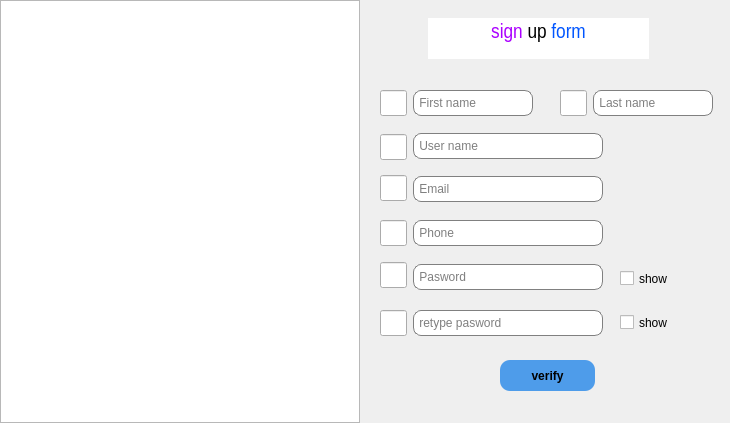
<?xml version="1.0" encoding="UTF-8"?>
<ui version="4.0">
 <class>main_singup</class>
 <widget class="QMainWindow" name="main_singup">
  <property name="geometry">
   <rect>
    <x>0</x>
    <y>0</y>
    <width>730</width>
    <height>423</height>
   </rect>
  </property>
  <property name="minimumSize">
   <size>
    <width>730</width>
    <height>423</height>
   </size>
  </property>
  <property name="maximumSize">
   <size>
    <width>730</width>
    <height>423</height>
   </size>
  </property>
  <property name="windowTitle">
   <string>sign up</string>
  </property>
  <property name="windowIcon">
   <iconset resource="aks.qrc">
    <normaloff>:/photo/image/customer community.png</normaloff>:/photo/image/customer community.png</iconset>
  </property>
  <property name="styleSheet">
   <string notr="true">background-color: rgb(255, 255, 255);
QLineEdit{
border:1px solid gray;
border-radius:8px;
}
QLineEdit:focus{
border:1px solid #03dac6;
}</string>
  </property>
  <widget class="QWidget" name="centralwidget">
   <widget class="QTextEdit" name="textEdit">
    <property name="geometry">
     <rect>
      <x>0</x>
      <y>0</y>
      <width>360</width>
      <height>423</height>
     </rect>
    </property>
    <property name="styleSheet">
     <string notr="true">border-image: url(:/photo/image/customer community.png);</string>
    </property>
    <property name="readOnly">
     <bool>true</bool>
    </property>
   </widget>
   <widget class="QLineEdit" name="lineEdit">
    <property name="geometry">
     <rect>
      <x>380</x>
      <y>90</y>
      <width>27</width>
      <height>26</height>
     </rect>
    </property>
    <property name="styleSheet">
     <string notr="true">border-image: url(:/photo/image/Screenshot (12).png);</string>
    </property>
    <property name="readOnly">
     <bool>true</bool>
    </property>
   </widget>
   <widget class="QLineEdit" name="firstname">
    <property name="geometry">
     <rect>
      <x>413</x>
      <y>90</y>
      <width>120</width>
      <height>26</height>
     </rect>
    </property>
    <property name="toolTip">
     <string>&lt;html&gt;&lt;head/&gt;&lt;body&gt;&lt;p&gt;First name&lt;/p&gt;&lt;p&gt;&lt;br/&gt;&lt;/p&gt;&lt;/body&gt;&lt;/html&gt;</string>
    </property>
    <property name="statusTip">
     <string/>
    </property>
    <property name="styleSheet">
     <string notr="true">QLineEdit{
border:1px solid gray;
border-radius:8px;
}
QLineEdit:focus{
border:1px solid #03dac6;
}</string>
    </property>
    <property name="placeholderText">
     <string> First name</string>
    </property>
   </widget>
   <widget class="QLineEdit" name="lineEdit_3">
    <property name="geometry">
     <rect>
      <x>560</x>
      <y>90</y>
      <width>27</width>
      <height>26</height>
     </rect>
    </property>
    <property name="styleSheet">
     <string notr="true">border-image: url(:/photo/image/Screenshot (12).png);</string>
    </property>
    <property name="readOnly">
     <bool>true</bool>
    </property>
   </widget>
   <widget class="QLineEdit" name="lastname">
    <property name="geometry">
     <rect>
      <x>593</x>
      <y>90</y>
      <width>120</width>
      <height>26</height>
     </rect>
    </property>
    <property name="toolTip">
     <string>&lt;html&gt;&lt;head/&gt;&lt;body&gt;&lt;p&gt;Last name&lt;/p&gt;&lt;p&gt;&lt;br/&gt;&lt;/p&gt;&lt;/body&gt;&lt;/html&gt;</string>
    </property>
    <property name="accessibleName">
     <string/>
    </property>
    <property name="styleSheet">
     <string notr="true">QLineEdit{
border:1px solid gray;
border-radius:8px;
}
QLineEdit:focus{
border:1px solid #03dac6;
}</string>
    </property>
    <property name="text">
     <string/>
    </property>
    <property name="placeholderText">
     <string> Last name</string>
    </property>
   </widget>
   <widget class="QLineEdit" name="lineEdit_2">
    <property name="geometry">
     <rect>
      <x>380</x>
      <y>220</y>
      <width>27</width>
      <height>26</height>
     </rect>
    </property>
    <property name="styleSheet">
     <string notr="true">border-image: url(:/photo/image/Screenshot (22).png);</string>
    </property>
    <property name="readOnly">
     <bool>true</bool>
    </property>
   </widget>
   <widget class="QLineEdit" name="phone">
    <property name="geometry">
     <rect>
      <x>413</x>
      <y>220</y>
      <width>190</width>
      <height>26</height>
     </rect>
    </property>
    <property name="toolTip">
     <string>&lt;html&gt;&lt;head/&gt;&lt;body&gt;&lt;p&gt;Phone&lt;/p&gt;&lt;/body&gt;&lt;/html&gt;</string>
    </property>
    <property name="statusTip">
     <string/>
    </property>
    <property name="styleSheet">
     <string notr="true">QLineEdit{
border:1px solid gray;
border-radius:8px;
}
QLineEdit:focus{
border:1px solid #03dac6;
}</string>
    </property>
    <property name="placeholderText">
     <string> Phone</string>
    </property>
   </widget>
   <widget class="QLineEdit" name="lineEdit_4">
    <property name="geometry">
     <rect>
      <x>380</x>
      <y>175</y>
      <width>27</width>
      <height>26</height>
     </rect>
    </property>
    <property name="styleSheet">
     <string notr="true">border-image: url(:/photo/image/Screenshot (23).png);</string>
    </property>
    <property name="readOnly">
     <bool>true</bool>
    </property>
   </widget>
   <widget class="QLineEdit" name="Email">
    <property name="geometry">
     <rect>
      <x>413</x>
      <y>176</y>
      <width>190</width>
      <height>26</height>
     </rect>
    </property>
    <property name="toolTip">
     <string>&lt;html&gt;&lt;head/&gt;&lt;body&gt;&lt;p&gt; Email&lt;/p&gt;&lt;/body&gt;&lt;/html&gt;</string>
    </property>
    <property name="statusTip">
     <string/>
    </property>
    <property name="styleSheet">
     <string notr="true">QLineEdit{
border:1px solid gray;
border-radius:8px;
}
QLineEdit:focus{
border:1px solid #03dac6;
}</string>
    </property>
    <property name="placeholderText">
     <string> Email</string>
    </property>
   </widget>
   <widget class="QLineEdit" name="username">
    <property name="geometry">
     <rect>
      <x>413</x>
      <y>133</y>
      <width>190</width>
      <height>26</height>
     </rect>
    </property>
    <property name="toolTip">
     <string>&lt;html&gt;&lt;head/&gt;&lt;body&gt;&lt;p&gt;User name&lt;/p&gt;&lt;/body&gt;&lt;/html&gt;</string>
    </property>
    <property name="statusTip">
     <string/>
    </property>
    <property name="styleSheet">
     <string notr="true">QLineEdit{
border:1px solid gray;
border-radius:8px;
}
QLineEdit:focus{
border:1px solid #03dac6;
}</string>
    </property>
    <property name="placeholderText">
     <string> User name</string>
    </property>
   </widget>
   <widget class="QLineEdit" name="lineEdit_7">
    <property name="geometry">
     <rect>
      <x>380</x>
      <y>134</y>
      <width>27</width>
      <height>26</height>
     </rect>
    </property>
    <property name="styleSheet">
     <string notr="true">border-image: url(:/photo/image/Screenshot (12).png);</string>
    </property>
    <property name="readOnly">
     <bool>true</bool>
    </property>
   </widget>
   <widget class="QLineEdit" name="lineEdit_5">
    <property name="geometry">
     <rect>
      <x>380</x>
      <y>262</y>
      <width>27</width>
      <height>26</height>
     </rect>
    </property>
    <property name="styleSheet">
     <string notr="true">border-image: url(:/photo/image/Screenshot (27).png);</string>
    </property>
    <property name="readOnly">
     <bool>true</bool>
    </property>
   </widget>
   <widget class="QLineEdit" name="pasword">
    <property name="geometry">
     <rect>
      <x>413</x>
      <y>264</y>
      <width>190</width>
      <height>26</height>
     </rect>
    </property>
    <property name="toolTip">
     <string>&lt;html&gt;&lt;head/&gt;&lt;body&gt;&lt;p&gt; Pasword&lt;/p&gt;&lt;/body&gt;&lt;/html&gt;</string>
    </property>
    <property name="statusTip">
     <string/>
    </property>
    <property name="styleSheet">
     <string notr="true">QLineEdit{
border:1px solid gray;
border-radius:8px;
}
QLineEdit:focus{
border:1px solid #03dac6;
}</string>
    </property>
    <property name="echoMode">
     <enum>QLineEdit::Password</enum>
    </property>
    <property name="placeholderText">
     <string> Pasword</string>
    </property>
   </widget>
   <widget class="QLineEdit" name="lineEdit_6">
    <property name="geometry">
     <rect>
      <x>380</x>
      <y>310</y>
      <width>27</width>
      <height>26</height>
     </rect>
    </property>
    <property name="styleSheet">
     <string notr="true">border-image: url(:/photo/image/Screenshot (27).png);</string>
    </property>
    <property name="readOnly">
     <bool>true</bool>
    </property>
   </widget>
   <widget class="QLineEdit" name="repasword">
    <property name="geometry">
     <rect>
      <x>413</x>
      <y>310</y>
      <width>190</width>
      <height>26</height>
     </rect>
    </property>
    <property name="font">
     <font>
      <pointsize>9</pointsize>
      <bold>false</bold>
     </font>
    </property>
    <property name="toolTip">
     <string>&lt;html&gt;&lt;head/&gt;&lt;body&gt;&lt;p&gt;pasword&lt;/p&gt;&lt;/body&gt;&lt;/html&gt;</string>
    </property>
    <property name="statusTip">
     <string/>
    </property>
    <property name="styleSheet">
     <string notr="true">QLineEdit{
border:1px solid gray;
border-radius:8px;
}
QLineEdit:focus{
border:1px solid #03dac6;
}</string>
    </property>
    <property name="echoMode">
     <enum>QLineEdit::Password</enum>
    </property>
    <property name="placeholderText">
     <string> retype pasword</string>
    </property>
   </widget>
   <widget class="QPushButton" name="verifypb">
    <property name="geometry">
     <rect>
      <x>500</x>
      <y>360</y>
      <width>95</width>
      <height>31</height>
     </rect>
    </property>
    <property name="font">
     <font>
      <pointsize>9</pointsize>
      <bold>true</bold>
     </font>
    </property>
    <property name="styleSheet">
     <string notr="true">background-color: rgb(78, 156, 234);
border-radius:10px;</string>
    </property>
    <property name="text">
     <string>verify</string>
    </property>
   </widget>
   <widget class="QTextEdit" name="textEdit_2">
    <property name="geometry">
     <rect>
      <x>428</x>
      <y>18</y>
      <width>221</width>
      <height>41</height>
     </rect>
    </property>
    <property name="font">
     <font>
      <family>Arial Narrow</family>
      <pointsize>10</pointsize>
     </font>
    </property>
    <property name="frameShape">
     <enum>QFrame::NoFrame</enum>
    </property>
    <property name="readOnly">
     <bool>true</bool>
    </property>
    <property name="html">
     <string>&lt;!DOCTYPE HTML PUBLIC &quot;-//W3C//DTD HTML 4.0//EN&quot; &quot;http://www.w3.org/TR/REC-html40/strict.dtd&quot;&gt;
&lt;html&gt;&lt;head&gt;&lt;meta name=&quot;qrichtext&quot; content=&quot;1&quot; /&gt;&lt;meta charset=&quot;utf-8&quot; /&gt;&lt;style type=&quot;text/css&quot;&gt;
p, li { white-space: pre-wrap; }
&lt;/style&gt;&lt;/head&gt;&lt;body style=&quot; font-family:'Arial Narrow'; font-size:10pt; font-weight:400; font-style:normal;&quot;&gt;
&lt;p align=&quot;center&quot; style=&quot; margin-top:0px; margin-bottom:0px; margin-left:0px; margin-right:0px; -qt-block-indent:0; text-indent:0px;&quot;&gt;&lt;span style=&quot; font-family:'MS Shell Dlg 2'; font-size:16pt; color:#aa00ff;&quot;&gt;sign&lt;/span&gt;&lt;span style=&quot; font-family:'MS Shell Dlg 2'; font-size:16pt;&quot;&gt; up &lt;/span&gt;&lt;span style=&quot; font-family:'MS Shell Dlg 2'; font-size:16pt; color:#0055ff;&quot;&gt;form&lt;/span&gt;&lt;/p&gt;&lt;/body&gt;&lt;/html&gt;</string>
    </property>
   </widget>
   <widget class="QCheckBox" name="checkBoxp">
    <property name="geometry">
     <rect>
      <x>620</x>
      <y>270</y>
      <width>70</width>
      <height>17</height>
     </rect>
    </property>
    <property name="font">
     <font>
      <pointsize>9</pointsize>
     </font>
    </property>
    <property name="text">
     <string>show</string>
    </property>
   </widget>
   <widget class="QCheckBox" name="checkBoxrp">
    <property name="geometry">
     <rect>
      <x>620</x>
      <y>314</y>
      <width>70</width>
      <height>17</height>
     </rect>
    </property>
    <property name="font">
     <font>
      <pointsize>9</pointsize>
     </font>
    </property>
    <property name="text">
     <string>show</string>
    </property>
   </widget>
  </widget>
 </widget>
 <resources>
  <include location="aks.qrc"/>
 </resources>
 <connections/>
</ui>
